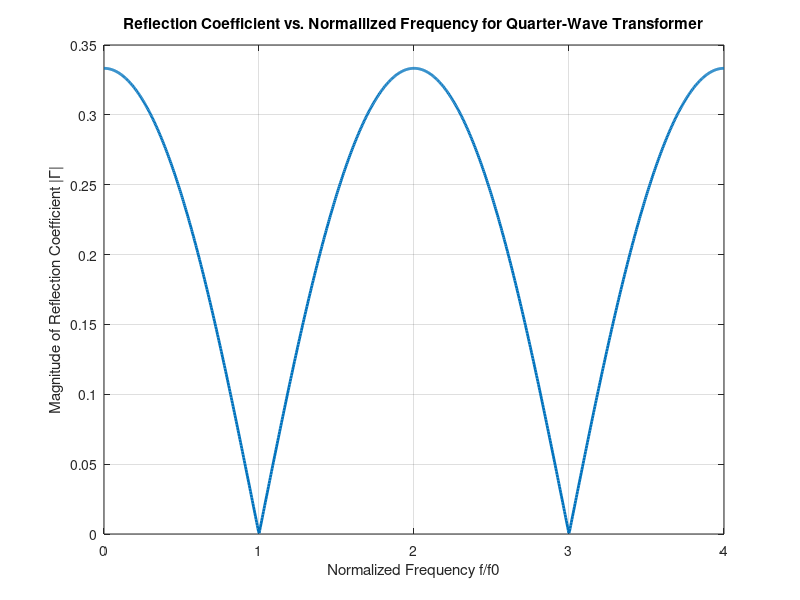

The MATLAB source for this figure:
%% Write a MATLAB program to plot the magnitude of the reflection coefficient versus normalized frequency f/f0 for a single-section quarter-wave transformer where f/f0 varies form 0 to 4.

Z0 = 50;
ZL = 100;
f0 = 2e9;

Zq = sqrt(Z0*ZL);
f_over_f0 = linspace(0, 4, 1000);
Gamma = zeros(size(f_over_f0));

for i = 1:length(f_over_f0)
    f_ratio = f_over_f0(i);
    beta_l = pi/2 * f_ratio;
    Zin = Zq * (ZL + 1j * Zq * tan(beta_l)) / (Zq + 1j * ZL * tan(beta_l));
    Gamma(i) = abs((Zin-Z0)/(Zin+Z0));
end

figure;
plot(f_over_f0,Gamma,'LineWidth',2);
xlabel('Normalized Frequency f/f0');
ylabel('Magnitude of Reflection Coefficient |\Gamma|');
title('Reflection Coefficient vs. Normalilzed Frequency for Quarter-Wave Transformer');
grid on;